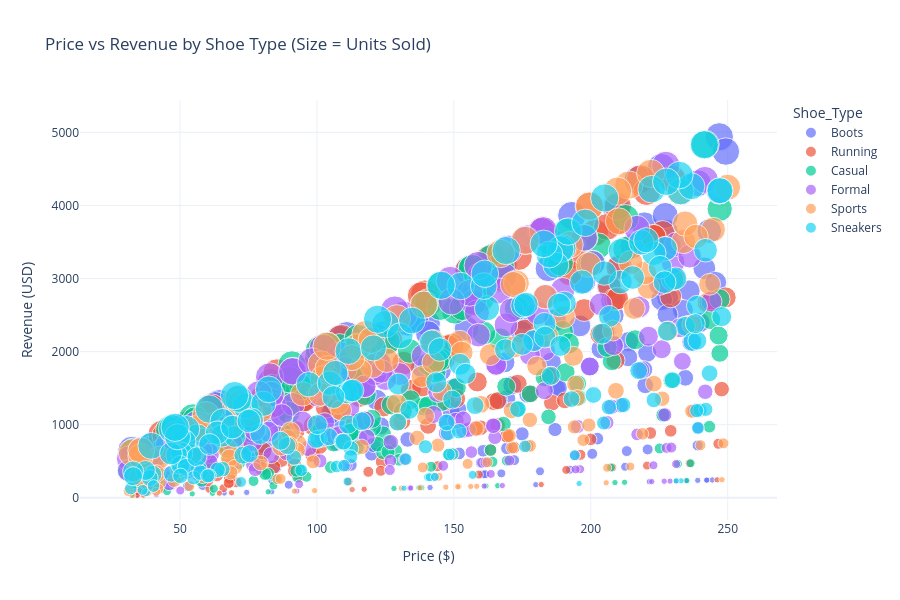
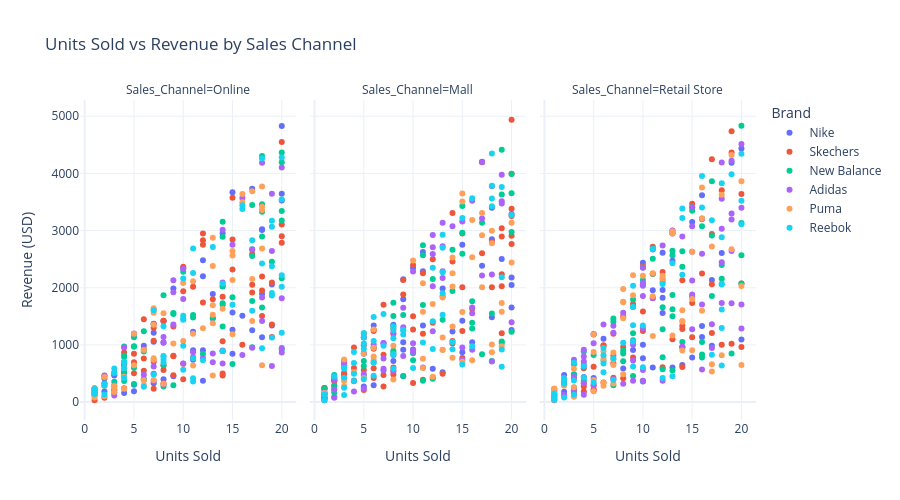
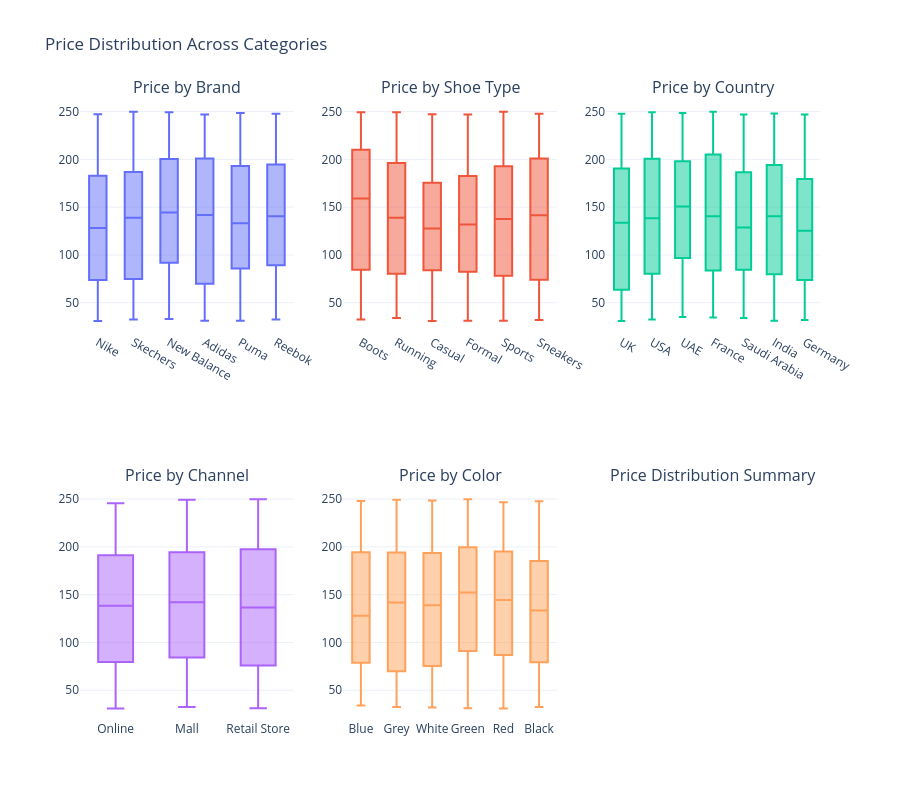
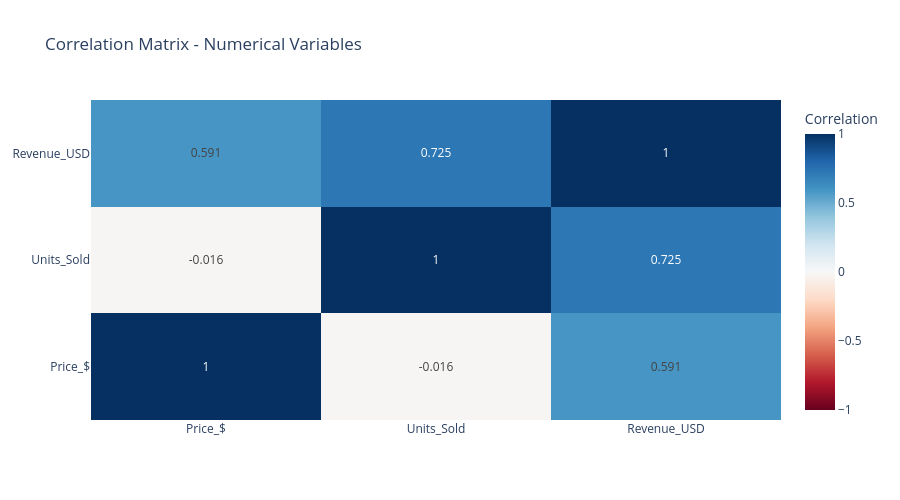

Notebook source saved alongside these figures, in order:
### Code cell
print("\n📊 BIVARIATE ANALYSIS")
print("-"*50)

# Price vs Revenue Relationship
fig = px.scatter(df, x='Price_$', y='Revenue_USD', 
                 color='Shoe_Type', size='Units_Sold',
                 hover_data=['Brand', 'Country', 'Sales_Channel'],
                 title='Price vs Revenue by Shoe Type (Size = Units Sold)',
                 labels={'Price_$': 'Price ($)', 'Revenue_USD': 'Revenue (USD)'})
fig.update_layout(height=600)
fig.show()

# Units Sold vs Revenue
fig = px.scatter(df, x='Units_Sold', y='Revenue_USD', 
                 color='Brand', facet_col='Sales_Channel',
                 title='Units Sold vs Revenue by Sales Channel',
                 labels={'Units_Sold': 'Units Sold', 'Revenue_USD': 'Revenue (USD)'})
fig.update_layout(height=500)
fig.show()

# Price Distribution by Category
fig = make_subplots(rows=2, cols=3, 
                    subplot_titles=['Price by Brand', 'Price by Shoe Type', 'Price by Country',
                                   'Price by Channel', 'Price by Color', 'Price Distribution Summary'])

for i, (col, row, col_num) in enumerate([
    ('Brand', 1, 1), ('Shoe_Type', 1, 2), ('Country', 1, 3),
    ('Sales_Channel', 2, 1), ('Color', 2, 2)
]):
    fig.add_trace(go.Box(x=df[col], y=df['Price_$'], name=col), row=row, col=col_num)

fig.update_layout(height=800, showlegend=False, 
                  title='Price Distribution Across Categories')
fig.show()

# Correlation Analysis
numerical_df = df[['Price_$', 'Units_Sold', 'Revenue_USD']]

# Correlation Matrix
corr_matrix = numerical_df.corr()

fig = go.Figure(data=go.Heatmap(
    z=corr_matrix.values,
    x=corr_matrix.columns,
    y=corr_matrix.index,
    colorscale='RdBu',
    zmin=-1, zmax=1,
    text=np.round(corr_matrix.values, 3),
    texttemplate='%{text}',
    colorbar_title='Correlation'
))

fig.update_layout(title='Correlation Matrix - Numerical Variables', height=500)
fig.show()

# Pairplot-like visualization
fig = make_subplots(rows=3, cols=3,
                    subplot_titles=['Price Histogram', 'Price vs Units', 'Price vs Revenue',
                                   '', 'Units Histogram', 'Units vs Revenue',
                                   '', '', 'Revenue Histogram'])

fig.add_trace(go.Histogram(x=df['Price_$'], name='Price'), row=1, col=1)
fig.add_trace(go.Scatter(x=df['Price_$'], y=df['Units_Sold'], 
                        mode='markers', marker=dict(size=5, opacity=0.5)), row=1, col=2)
fig.add_trace(go.Scatter(x=df['Price_$'], y=df['Revenue_USD'], 
                        mode='markers', marker=dict(size=5, opacity=0.5)), row=1, col=3)
fig.add_trace(go.Histogram(x=df['Units_Sold'], name='Units'), row=2, col=2)
fig.add_trace(go.Scatter(x=df['Units_Sold'], y=df['Revenue_USD'], 
                        mode='markers', marker=dict(size=5, opacity=0.5)), row=2, col=3)
fig.add_trace(go.Histogram(x=df['Revenue_USD'], name='Revenue'), row=3, col=3)

fig.update_layout(height=800, showlegend=False, title='Pairplot Analysis')
fig.show()

print("Correlation Insights:")
print(corr_matrix)

### Figure 1 — Plotly figure (JSON) as saved in the notebook; plotly's stock layout.template omitted (floating-point values rounded to 4 significant figures; data arrays with more than 128 entries replaced by an {"elided": "..."} marker saying what was removed)
{"data": [{"customdata": {"elided": "176x3 str values"}, "hovertemplate": "Shoe_Type=Boots<br>Price ($)=%{x}<br>Revenue (USD)=%{y}<br>Units_Sold=%{marker.size}<br>Brand=%{customdata[0]}<br>Country=%{customdata[1]}<br>Sales_Channel=%{customdata[2]}<extra></extra>", "legendgroup": "Boots", "marker": {"color": "#636efa", "size": {"elided": "176 int values"}, "sizemode": "area", "sizeref": 0.05, "symbol": "circle"}, "mode": "markers", "name": "Boots", "orientation": "v", "showlegend": true, "type": "scatter", "x": {"elided": "176 float values"}, "xaxis": "x", "y": {"elided": "176 float values"}, "yaxis": "y"}, {"customdata": {"elided": "158x3 str values"}, "hovertemplate": "Shoe_Type=Running<br>Price ($)=%{x}<br>Revenue (USD)=%{y}<br>Units_Sold=%{marker.size}<br>Brand=%{customdata[0]}<br>Country=%{customdata[1]}<br>Sales_Channel=%{customdata[2]}<extra></extra>", "legendgroup": "Running", "marker": {"color": "#EF553B", "size": {"elided": "158 int values"}, "sizemode": "area", "sizeref": 0.05, "symbol": "circle"}, "mode": "markers", "name": "Running", "orientation": "v", "showlegend": true, "type": "scatter", "x": {"elided": "158 float values"}, "xaxis": "x", "y": {"elided": "158 float values"}, "yaxis": "y"}, {"customdata": {"elided": "164x3 str values"}, "hovertemplate": "Shoe_Type=Casual<br>Price ($)=%{x}<br>Revenue (USD)=%{y}<br>Units_Sold=%{marker.size}<br>Brand=%{customdata[0]}<br>Country=%{customdata[1]}<br>Sales_Channel=%{customdata[2]}<extra></extra>", "legendgroup": "Casual", "marker": {"color": "#00cc96", "size": {"elided": "164 int values"}, "sizemode": "area", "sizeref": 0.05, "symbol": "circle"}, "mode": "markers", "name": "Casual", "orientation": "v", "showlegend": true, "type": "scatter", "x": {"elided": "164 float values"}, "xaxis": "x", "y": {"elided": "164 float values"}, "yaxis": "y"}, {"customdata": {"elided": "175x3 str values"}, "hovertemplate": "Shoe_Type=Formal<br>Price ($)=%{x}<br>Revenue (USD)=%{y}<br>Units_Sold=%{marker.size}<br>Brand=%{customdata[0]}<br>Country=%{customdata[1]}<br>Sales_Channel=%{customdata[2]}<extra></extra>", "legendgroup": "Formal", "marker": {"color": "#ab63fa", "size": {"elided": "175 int values"}, "sizemode": "area", "sizeref": 0.05, "symbol": "circle"}, "mode": "markers", "name": "Formal", "orientation": "v", "showlegend": true, "type": "scatter", "x": {"elided": "175 float values"}, "xaxis": "x", "y": {"elided": "175 float values"}, "yaxis": "y"}, {"customdata": {"elided": "149x3 str values"}, "hovertemplate": "Shoe_Type=Sports<br>Price ($)=%{x}<br>Revenue (USD)=%{y}<br>Units_Sold=%{marker.size}<br>Brand=%{customdata[0]}<br>Country=%{customdata[1]}<br>Sales_Channel=%{customdata[2]}<extra></extra>", "legendgroup": "Sports", "marker": {"color": "#FFA15A", "size": {"elided": "149 int values"}, "sizemode": "area", "sizeref": 0.05, "symbol": "circle"}, "mode": "markers", "name": "Sports", "orientation": "v", "showlegend": true, "type": "scatter", "x": {"elided": "149 float values"}, "xaxis": "x", "y": {"elided": "149 float values"}, "yaxis": "y"}, {"customdata": {"elided": "178x3 str values"}, "hovertemplate": "Shoe_Type=Sneakers<br>Price ($)=%{x}<br>Revenue (USD)=%{y}<br>Units_Sold=%{marker.size}<br>Brand=%{customdata[0]}<br>Country=%{customdata[1]}<br>Sales_Channel=%{customdata[2]}<extra></extra>", "legendgroup": "Sneakers", "marker": {"color": "#19d3f3", "size": {"elided": "178 int values"}, "sizemode": "area", "sizeref": 0.05, "symbol": "circle"}, "mode": "markers", "name": "Sneakers", "orientation": "v", "showlegend": true, "type": "scatter", "x": {"elided": "178 float values"}, "xaxis": "x", "y": {"elided": "178 float values"}, "yaxis": "y"}], "layout": {"height": 600, "legend": {"itemsizing": "constant", "title": {"text": "Shoe_Type"}, "tracegroupgap": 0}, "title": {"text": "Price vs Revenue by Shoe Type (Size = Units Sold)"}, "xaxis": {"anchor": "y", "domain": [0, 1], "title": {"text": "Price ($)"}}, "yaxis": {"anchor": "x", "domain": [0, 1], "title": {"text": "Revenue (USD)"}}}}

### Figure 2 — Plotly figure (JSON) as saved in the notebook; plotly's stock layout.template omitted (floating-point values rounded to 4 significant figures)
{"data": [{"hovertemplate": "Brand=Nike<br>Sales_Channel=Online<br>Units Sold=%{x}<br>Revenue (USD)=%{y}<extra></extra>", "legendgroup": "Nike", "marker": {"color": "#636efa", "symbol": "circle"}, "mode": "markers", "name": "Nike", "orientation": "v", "showlegend": true, "type": "scatter", "x": [4, 9, 17, 1, 4, 3, 15, 7, 12, 11, 4, 8, 15, 7, 20, 7, 3, 10, 5, 15, 19, 1, 11, 7, 9, 14, 1, 13, 18, 18, 15, 4, 11, 2, 19, 7, 13, 6, 2, 20, 18, 12, 12, 8, 20, 17, 8, 16, 18, 5, 12, 4, 6], "xaxis": "x", "y": [449.6, 1985.0, 1257.0, 242.4, 507.3, 484.6, 844.6, 328.6, 2482.0, 905.1, 677.5, 398.9, 1569.0, 1055.0, 3644.0, 1214.0, 465.1, 2342.0, 191.1, 3670.0, 2058.0, 167.7, 1230.0, 1369.0, 450.6, 2951.0, 195.7, 1462.0, 3025.0, 1136.0, 1266.0, 653.4, 738.9, 414.7, 1341.0, 497.3, 1890.0, 986.0, 187.0, 3527.0, 1895.0, 2199.0, 372.2, 1036.0, 4829.0, 3733.0, 1416.0, 1512.0, 3012.0, 303.3, 904.9, 161.3, 399.5], "yaxis": "y"}, {"hovertemplate": "Brand=Nike<br>Sales_Channel=Mall<br>Units Sold=%{x}<br>Revenue (USD)=%{y}<extra></extra>", "legendgroup": "Nike", "marker": {"color": "#636efa", "symbol": "circle"}, "mode": "markers", "name": "Nike", "orientation": "v", "showlegend": false, "type": "scatter", "x": [2, 11, 9, 1, 10, 8, 11, 20, 1, 6, 9, 16, 9, 14, 18, 12, 15, 15, 11, 17, 12, 5, 5, 10, 1, 20, 13, 1, 13, 17, 5, 2, 6, 9, 3, 19, 15, 7, 1, 20, 9, 1, 20, 18, 20, 18, 1, 6, 8], "xaxis": "x2", "y": [382.1, 2626.0, 1797.0, 133.9, 2345.0, 1355.0, 1340.0, 1654.0, 61.88, 1338.0, 454.3, 1049.0, 914.3, 1237.0, 3401.0, 424.2, 1422.0, 2750.0, 2289.0, 2386.0, 585.4, 851.1, 848.6, 920.5, 156.2, 2046.0, 1987.0, 32.67, 520.0, 4202.0, 274.9, 392.3, 958.7, 2150.0, 508.1, 2503.0, 871.0, 1030.0, 242.3, 2179.0, 1047.0, 112.9, 1260.0, 2850.0, 3290.0, 1483.0, 83.5, 292.9, 719.0], "yaxis": "y2"}, {"hovertemplate": "Brand=Nike<br>Sales_Channel=Retail Store<br>Units Sold=%{x}<br>Revenue (USD)=%{y}<extra></extra>", "legendgroup": "Nike", "marker": {"color": "#636efa", "symbol": "circle"}, "mode": "markers", "name": "Nike", "orientation": "v", "showlegend": false, "type": "scatter", "x": [2, 14, 8, 9, 18, 16, 15, 10, 16, 11, 16, 11, 12, 6, 9, 10, 5, 12, 11, 3, 1, 13, 10, 4, 12, 20, 19, 1, 2, 1, 5, 17, 20, 12, 10, 15, 15, 1, 3, 13, 17, 3], "xaxis": "x3", "y": [179.4, 649.6, 589.8, 1670.0, 2610.0, 1137.0, 3149.0, 2438.0, 1332.0, 604.6, 3620.0, 2669.0, 2612.0, 1107.0, 909.5, 1002.0, 1192.0, 1826.0, 1955.0, 109.0, 117.2, 607.0, 765.2, 439.5, 1959.0, 1093.0, 4188.0, 179.9, 472.9, 131.8, 423.4, 986.9, 4437.0, 1557.0, 359.6, 778.2, 1841.0, 34.05, 160.3, 2473.0, 2136.0, 479.6], "yaxis": "y3"}, {"hovertemplate": "Brand=Skechers<br>Sales_Channel=Online<br>Units Sold=%{x}<br>Revenue (USD)=%{y}<extra></extra>", "legendgroup": "Skechers", "marker": {"color": "#EF553B", "symbol": "circle"}, "mode": "markers", "name": "Skechers", "orientation": "v", "showlegend": true, "type": "scatter", "x": [7, 8, 2, 10, 18, 6, 8, 5, 19, 20, 1, 7, 20, 5, 18, 10, 10, 17, 12, 4, 14, 9, 15, 6, 11, 1, 12, 8, 17, 1, 20, 19, 18, 14, 4, 9, 4, 7, 19, 14, 12, 13, 14, 9, 9, 6, 11, 8, 7, 17, 12, 10, 20, 14, 15, 14, 5, 16, 7, 6, 8, 3, 1, 1, 1, 15, 4], "xaxis": "x", "y": [1300.0, 560.0, 75.14, 399.5, 1953.0, 920.9, 642.7, 505.5, 2090.0, 2788.0, 137.7, 235.6, 4548.0, 846.4, 1506.0, 2369.0, 672.9, 2592.0, 2831.0, 529.7, 2028.0, 1322.0, 2846.0, 1451.0, 2016.0, 32.38, 2750.0, 1424.0, 1917.0, 158.3, 2902.0, 1356.0, 2196.0, 501.2, 642.8, 811.4, 867.7, 1074.0, 1140.0, 464.8, 2947.0, 1799.0, 1065.0, 803.1, 471.5, 549.6, 782.6, 331.2, 706.4, 2050.0, 1741.0, 1937.0, 3108.0, 1843.0, 3576.0, 889.8, 698.2, 1003.0, 1365.0, 761.8, 1423.0, 158.7, 226.8, 222.3, 231.2, 2319.0, 240.4], "yaxis": "y"}, {"hovertemplate": "Brand=Skechers<br>Sales_Channel=Mall<br>Units Sold=%{x}<br>Revenue (USD)=%{y}<extra></extra>", "legendgroup": "Skechers", "marker": {"color": "#EF553B", "symbol": "circle"}, "mode": "markers", "name": "Skechers", "orientation": "v", "showlegend": false, "type": "scatter", "x": [4, 4, 3, 7, 14, 2, 11, 6, 3, 17, 19, 8, 3, 11, 10, 6, 15, 3, 13, 8, 11, 8, 3, 15, 7, 20, 10, 9, 14, 2, 6, 1, 3, 10, 5, 20, 9, 6, 7, 5, 10, 1, 19, 15, 6, 8, 18, 16, 1, 19, 18, 5, 12, 1, 5, 19, 4, 7, 19, 20, 14, 13, 15, 20, 17, 8, 5, 20, 12, 14, 20, 2], "xaxis": "x2", "y": [956.6, 377.1, 481.0, 472.6, 2460.0, 288.8, 1197.0, 590.5, 492.3, 4196.0, 3040.0, 482.0, 683.0, 2253.0, 334.0, 932.5, 770.7, 432.1, 1852.0, 1192.0, 391.4, 545.0, 720.2, 2951.0, 272.7, 2763.0, 1500.0, 2134.0, 1023.0, 90.52, 1245.0, 247.9, 717.0, 1271.0, 561.7, 4938.0, 1881.0, 1266.0, 1704.0, 212.0, 2399.0, 151.4, 2026.0, 1242.0, 420.1, 603.1, 2007.0, 1633.0, 246.1, 2897.0, 2804.0, 996.5, 2498.0, 66.14, 1133.0, 1204.0, 597.6, 827.3, 2238.0, 3382.0, 1067.0, 494.5, 2008.0, 2907.0, 2603.0, 1279.0, 1193.0, 3254.0, 1388.0, 3305.0, 3992.0, 362.9], "yaxis": "y2"}, {"hovertemplate": "Brand=Skechers<br>Sales_Channel=Retail Store<br>Units Sold=%{x}<br>Revenue (USD)=%{y}<extra></extra>", "legendgroup": "Skechers", "marker": {"color": "#EF553B", "symbol": "circle"}, "mode": "markers", "name": "Skechers", "orientation": "v", "showlegend": false, "type": "scatter", "x": [7, 6, 5, 7, 7, 3, 5, 19, 19, 17, 14, 20, 14, 15, 12, 13, 3, 5, 10, 15, 18, 8, 4, 1, 17, 10, 12, 17, 17, 14, 18, 6, 11, 4, 8, 14, 9, 5, 1, 16, 4, 2, 11, 7, 6, 20, 4, 1, 19, 10, 8, 15, 9, 2, 5, 20, 14], "xaxis": "x3", "y": [678.5, 987.7, 201.1, 808.6, 427.0, 415.9, 620.3, 1021.0, 4364.0, 1208.0, 957.0, 3640.0, 2130.0, 3469.0, 608.2, 1098.0, 204.3, 1184.0, 1244.0, 1734.0, 1004.0, 418.0, 184.0, 54.46, 2938.0, 1586.0, 2276.0, 2061.0, 4249.0, 1278.0, 3706.0, 996.1, 2717.0, 272.6, 962.3, 615.2, 1717.0, 223.2, 74.36, 2250.0, 324.4, 334.7, 2238.0, 1197.0, 344.6, 2075.0, 592.9, 231.3, 4737.0, 2382.0, 1500.0, 1136.0, 780.7, 313.7, 300.6, 964.4, 1335.0], "yaxis": "y3"}, {"hovertemplate": "Brand=New Balance<br>Sales_Channel=Online<br>Units Sold=%{x}<br>Revenue (USD)=%{y}<extra></extra>", "legendgroup": "New Balance", "marker": {"color": "#00cc96", "symbol": "circle"}, "mode": "markers", "name": "New Balance", "orientation": "v", "showlegend": true, "type": "scatter", "x": [17, 15, 17, 3, 4, 14, 20, 6, 17, 8, 17, 5, 18, 15, 20, 11, 9, 20, 4, 5, 5, 14, 14, 11, 20, 4, 18, 18, 5, 8, 14, 3, 18, 4, 5, 3, 6, 13, 5, 20, 20, 17, 4, 10, 12, 2, 19, 6, 14, 8, 9, 14, 9, 18], "xaxis": "x", "y": [3447.0, 664.6, 2555.0, 212.0, 973.2, 2891.0, 3343.0, 392.8, 958.3, 1867.0, 2673.0, 599.9, 3462.0, 1835.0, 4364.0, 1478.0, 1542.0, 3177.0, 368.0, 975.7, 1135.0, 1323.0, 3154.0, 1522.0, 924.8, 520.0, 1653.0, 4304.0, 1189.0, 642.4, 2023.0, 356.3, 3328.0, 809.6, 317.1, 216.9, 883.1, 1469.0, 970.0, 2167.0, 4195.0, 1769.0, 789.0, 2279.0, 839.4, 327.0, 2454.0, 1240.0, 1697.0, 274.7, 295.7, 1730.0, 1560.0, 2897.0], "yaxis": "y"}, {"hovertemplate": "Brand=New Balance<br>Sales_Channel=Mall<br>Units Sold=%{x}<br>Revenue (USD)=%{y}<extra></extra>", "legendgroup": "New Balance", "marker": {"color": "#00cc96", "symbol": "circle"}, "mode": "markers", "name": "New Balance", "orientation": "v", "showlegend": false, "type": "scatter", "x": [1, 3, 10, 5, 14, 15, 20, 10, 9, 2, 16, 15, 9, 13, 17, 20, 11, 15, 2, 14, 20, 2, 8, 18, 2, 11, 8, 16, 12, 17, 2, 18, 19, 19, 16, 20, 12, 1, 11, 1, 19, 11, 8, 5, 2, 5, 8, 8, 19], "xaxis": "x2", "y": [161.7, 639.4, 731.2, 459.1, 2665.0, 2961.0, 2973.0, 853.9, 1522.0, 472.2, 1388.0, 2594.0, 455.5, 1442.0, 3135.0, 3988.0, 374.1, 3428.0, 282.3, 1943.0, 1229.0, 223.1, 1331.0, 719.1, 428.9, 2742.0, 1740.0, 1762.0, 2153.0, 835.0, 168.2, 1548.0, 1059.0, 1032.0, 1287.0, 3653.0, 407.8, 232.9, 2570.0, 221.4, 4415.0, 1697.0, 897.0, 629.8, 425.1, 720.8, 866.0, 1506.0, 3632.0], "yaxis": "y2"}, {"hovertemplate": "Brand=New Balance<br>Sales_Channel=Retail Store<br>Units Sold=%{x}<br>Revenue (USD)=%{y}<extra></extra>", "legendgroup": "New Balance", "marker": {"color": "#00cc96", "symbol": "circle"}, "mode": "markers", "name": "New Balance", "orientation": "v", "showlegend": false, "type": "scatter", "x": [3, 9, 4, 4, 15, 20, 13, 10, 12, 12, 15, 17, 3, 8, 3, 20, 13, 17, 16, 9, 7, 6, 14, 11, 13, 9, 16, 7, 18, 7, 16, 13, 5, 3, 13, 12, 20, 13, 13, 9, 20, 14, 10, 13, 12, 8, 16, 19, 14, 16, 18, 12, 17, 9, 1, 10, 8, 11, 2, 10], "xaxis": "x3", "y": [486.8, 1796.0, 375.0, 886.9, 3407.0, 4835.0, 2568.0, 2138.0, 784.6, 1660.0, 3345.0, 1855.0, 662.3, 901.0, 255.2, 3132.0, 1500.0, 2916.0, 834.7, 457.0, 1464.0, 724.7, 2366.0, 2246.0, 554.6, 1668.0, 778.6, 1407.0, 2396.0, 296.7, 1052.0, 2995.0, 824.8, 230.6, 2955.0, 575.9, 2569.0, 2647.0, 1625.0, 1204.0, 2074.0, 2638.0, 2356.0, 1874.0, 1274.0, 850.6, 3076.0, 850.4, 1052.0, 3210.0, 2159.0, 2100.0, 3862.0, 1081.0, 137.2, 2060.0, 712.9, 2508.0, 384.7, 368.6], "yaxis": "y3"}, {"hovertemplate": "Brand=Adidas<br>Sales_Channel=Online<br>Units Sold=%{x}<br>Revenue (USD)=%{y}<extra></extra>", "legendgroup": "Adidas", "marker": {"color": "#ab63fa", "symbol": "circle"}, "mode": "markers", "name": "Adidas", "orientation": "v", "showlegend": true, "type": "scatter", "x": [14, 16, 9, 18, 14, 3, 11, 17, 3, 5, 20, 20, 9, 19, 10, 17, 19, 7, 4, 14, 15, 1, 14, 8, 3, 8, 10, 20, 20, 8, 13, 2, 13, 10, 16, 18, 6, 12, 18, 7, 9, 2, 4, 19, 2], "xaxis": "x", "y": [900.5, 823.8, 2130.0, 1828.0, 2091.0, 288.6, 872.7, 2668.0, 516.0, 1199.0, 4101.0, 945.2, 1357.0, 630.2, 1803.0, 952.0, 3643.0, 368.8, 956.5, 677.2, 2754.0, 112.8, 3014.0, 1048.0, 117.0, 309.2, 2326.0, 868.8, 1818.0, 1141.0, 696.5, 321.2, 849.5, 676.0, 3568.0, 4187.0, 476.5, 769.8, 1419.0, 622.8, 1923.0, 462.3, 607.7, 2641.0, 463.6], "yaxis": "y"}, {"hovertemplate": "Brand=Adidas<br>Sales_Channel=Mall<br>Units Sold=%{x}<br>Revenue (USD)=%{y}<extra></extra>", "legendgroup": "Adidas", "marker": {"color": "#ab63fa", "symbol": "circle"}, "mode": "markers", "name": "Adidas", "orientation": "v", "showlegend": false, "type": "scatter", "x": [12, 9, 17, 16, 5, 10, 18, 7, 2, 18, 3, 12, 9, 7, 4, 19, 13, 12, 1, 5, 18, 10, 12, 17, 16, 13, 14, 8, 15, 6, 2, 7, 15, 16, 19, 13, 2, 7, 15, 17, 11, 12, 1, 13, 9, 20, 5, 8, 10, 10, 16, 4, 19], "xaxis": "x2", "y": [2921.0, 1309.0, 2216.0, 1552.0, 492.9, 1028.0, 2231.0, 552.0, 76.24, 3776.0, 675.5, 2026.0, 1648.0, 764.7, 366.4, 3511.0, 3139.0, 2590.0, 166.0, 239.5, 711.0, 2282.0, 2710.0, 4198.0, 3524.0, 2169.0, 3076.0, 543.3, 742.6, 1009.0, 222.3, 583.4, 954.5, 917.6, 3975.0, 2725.0, 388.9, 1032.0, 3160.0, 3211.0, 604.0, 1240.0, 68.81, 2288.0, 806.0, 1398.0, 1132.0, 1212.0, 902.9, 877.0, 1656.0, 186.1, 3474.0], "yaxis": "y2"}, {"hovertemplate": "Brand=Adidas<br>Sales_Channel=Retail Store<br>Units Sold=%{x}<br>Revenue (USD)=%{y}<extra></extra>", "legendgroup": "Adidas", "marker": {"color": "#ab63fa", "symbol": "circle"}, "mode": "markers", "name": "Adidas", "orientation": "v", "showlegend": false, "type": "scatter", "x": [3, 7, 13, 18, 16, 7, 20, 15, 15, 17, 9, 4, 12, 4, 4, 12, 1, 9, 11, 13, 7, 20, 20, 15, 17, 15, 11, 8, 4, 18, 14, 8, 10, 18, 10, 6, 3, 19, 10, 10, 10, 4, 2, 5, 14, 19, 4, 15, 18, 16, 2, 15, 18, 19, 10, 9, 20, 10, 14, 16, 9, 19, 3, 3, 16, 19, 5], "xaxis": "x3", "y": [103.6, 397.9, 2949.0, 4191.0, 3198.0, 1334.0, 3400.0, 2128.0, 1273.0, 1363.0, 372.0, 711.5, 2737.0, 653.6, 128.1, 373.3, 91.77, 1003.0, 1818.0, 3002.0, 1211.0, 4516.0, 1288.0, 2629.0, 944.2, 1882.0, 1820.0, 319.8, 916.7, 3031.0, 2895.0, 1562.0, 2037.0, 3556.0, 561.4, 1356.0, 438.3, 1729.0, 2352.0, 2083.0, 1291.0, 799.6, 124.7, 291.8, 965.2, 4222.0, 328.8, 3409.0, 2445.0, 1708.0, 121.5, 3074.0, 1733.0, 3194.0, 373.8, 1057.0, 1708.0, 1856.0, 968.4, 569.3, 727.6, 3298.0, 739.7, 203.3, 2594.0, 2645.0, 1029.0], "yaxis": "y3"}, {"hovertemplate": "Brand=Puma<br>Sales_Channel=Online<br>Units Sold=%{x}<br>Revenue (USD)=%{y}<extra></extra>", "legendgroup": "Puma", "marker": {"color": "#FFA15A", "symbol": "circle"}, "mode": "markers", "name": "Puma", "orientation": "v", "showlegend": true, "type": "scatter", "x": [4, 1, 18, 15, 10, 18, 16, 18, 1, 17, 14, 2, 7, 10, 4, 17, 13, 6, 8, 16, 13, 7, 1, 2, 5, 13, 15, 13, 12, 1, 5, 2, 9, 3, 11, 1, 11, 15, 7, 8, 3, 17, 7, 7, 4, 13, 7, 6, 11, 13, 18, 18, 15, 3, 7, 6, 1], "xaxis": "x", "y": [442.4, 212.3, 3769.0, 2135.0, 1068.0, 3415.0, 3638.0, 3360.0, 82.19, 3686.0, 1631.0, 281.2, 1351.0, 2082.0, 231.8, 2152.0, 2380.0, 911.8, 321.0, 3495.0, 465.8, 1561.0, 234.8, 100.2, 643.3, 2874.0, 1188.0, 1693.0, 1293.0, 244.4, 1195.0, 441.1, 1024.0, 175.3, 1197.0, 228.9, 639.9, 2565.0, 742.4, 1556.0, 256.6, 1417.0, 386.8, 1642.0, 598.3, 1379.0, 1609.0, 382.4, 2112.0, 1526.0, 645.1, 2685.0, 2645.0, 280.5, 765.9, 300.9, 128.1], "yaxis": "y"}, {"hovertemplate": "Brand=Puma<br>Sales_Channel=Mall<br>Units Sold=%{x}<br>Revenue (USD)=%{y}<extra></extra>", "legendgroup": "Puma", "marker": {"color": "#FFA15A", "symbol": "circle"}, "mode": "markers", "name": "Puma", "orientation": "v", "showlegend": false, "type": "scatter", "x": [13, 12, 14, 8, 14, 12, 11, 8, 19, 19, 10, 14, 11, 19, 16, 11, 15, 6, 18, 8, 18, 3, 3, 4, 16, 15, 6, 16, 14, 15, 13, 17, 15, 1, 18, 18, 20, 3, 6, 14, 17, 13, 17, 11, 6, 13, 5, 20, 5], "xaxis": "x2", "y": [914.5, 1718.0, 2527.0, 395.8, 776.9, 442.9, 596.3, 834.2, 1735.0, 1581.0, 2478.0, 1324.0, 1579.0, 978.9, 730.6, 759.4, 1575.0, 1271.0, 873.0, 986.6, 1005.0, 278.6, 745.4, 528.0, 2534.0, 706.5, 798.7, 3187.0, 2022.0, 3508.0, 1830.0, 3309.0, 3649.0, 161.0, 2996.0, 2778.0, 3136.0, 369.9, 733.0, 2254.0, 2009.0, 910.3, 2919.0, 2078.0, 949.6, 1132.0, 846.9, 2443.0, 421.1], "yaxis": "y2"}, {"hovertemplate": "Brand=Puma<br>Sales_Channel=Retail Store<br>Units Sold=%{x}<br>Revenue (USD)=%{y}<extra></extra>", "legendgroup": "Puma", "marker": {"color": "#FFA15A", "symbol": "circle"}, "mode": "markers", "name": "Puma", "orientation": "v", "showlegend": false, "type": "scatter", "x": [14, 2, 8, 3, 7, 20, 15, 9, 16, 8, 17, 5, 13, 6, 17, 12, 2, 15, 18, 7, 14, 1, 5, 17, 1, 5, 11, 13, 19, 5, 18, 1, 16, 14, 7, 12, 3, 11, 8, 12, 6, 1, 15, 1, 13, 1, 6, 7, 6, 3, 16, 14, 20, 8, 9, 19, 8, 11, 10, 20, 1], "xaxis": "x3", "y": [900.5, 415.7, 1977.0, 93.63, 324.0, 2031.0, 1804.0, 1869.0, 1599.0, 1755.0, 536.0, 1187.0, 2988.0, 887.2, 662.5, 2149.0, 285.3, 2628.0, 3628.0, 869.4, 1606.0, 205.6, 189.6, 2720.0, 36.71, 387.4, 2254.0, 1165.0, 2673.0, 874.5, 819.5, 130.8, 3213.0, 1404.0, 750.4, 2211.0, 582.4, 1853.0, 1464.0, 2168.0, 757.4, 138.3, 908.1, 181.9, 2950.0, 147.1, 338.1, 649.0, 285.9, 260.2, 3751.0, 1417.0, 3861.0, 485.1, 2220.0, 4324.0, 1746.0, 1157.0, 2211.0, 648.4, 239.1], "yaxis": "y3"}, {"hovertemplate": "Brand=Reebok<br>Sales_Channel=Online<br>Units Sold=%{x}<br>Revenue (USD)=%{y}<extra></extra>", "legendgroup": "Reebok", "marker": {"color": "#19d3f3", "symbol": "circle"}, "mode": "markers", "name": "Reebok", "orientation": "v", "showlegend": true, "type": "scatter", "x": [19, 17, 20, 3, 3, 10, 20, 8, 4, 4, 18, 4, 11, 7, 8, 8, 16, 19, 20, 2, 19, 10, 1, 14, 19, 13, 8, 19, 17, 2, 8, 4, 10, 11, 20, 4, 2, 20, 14, 11, 16, 7, 18, 10, 10, 11, 1, 1, 11, 6, 15, 12, 10, 18, 19], "xaxis": "x", "y": [2376.0, 1599.0, 1214.0, 510.8, 588.7, 1441.0, 2218.0, 804.6, 687.8, 420.1, 941.8, 703.9, 2685.0, 482.7, 797.8, 744.3, 3376.0, 3174.0, 4278.0, 131.7, 1908.0, 1509.0, 208.8, 2071.0, 1864.0, 2715.0, 1328.0, 1130.0, 2830.0, 286.2, 694.5, 707.4, 565.4, 418.8, 2017.0, 592.6, 318.2, 3542.0, 895.4, 768.6, 3443.0, 1606.0, 4262.0, 985.8, 2162.0, 2259.0, 141.3, 235.1, 361.7, 266.8, 1703.0, 729.8, 1456.0, 2425.0, 3065.0], "yaxis": "y"}, {"hovertemplate": "Brand=Reebok<br>Sales_Channel=Mall<br>Units Sold=%{x}<br>Revenue (USD)=%{y}<extra></extra>", "legendgroup": "Reebok", "marker": {"color": "#19d3f3", "symbol": "circle"}, "mode": "markers", "name": "Reebok", "orientation": "v", "showlegend": false, "type": "scatter", "x": [6, 20, 9, 3, 7, 15, 13, 5, 13, 5, 7, 18, 5, 13, 4, 19, 3, 13, 8, 5, 8, 8, 12, 19, 4, 12, 19, 18, 6, 16, 6, 8, 1, 9, 1, 8, 4, 4, 3, 10, 6, 14, 6, 5, 18, 2, 15, 3, 13, 16, 8, 9, 14, 11, 19, 3, 12, 18], "xaxis": "x2", "y": [460.3, 3273.0, 1250.0, 601.6, 1539.0, 659.7, 2927.0, 934.5, 2701.0, 1132.0, 984.1, 3424.0, 399.1, 1905.0, 685.0, 921.7, 582.7, 2271.0, 583.6, 1210.0, 834.9, 1317.0, 1412.0, 2184.0, 875.4, 2352.0, 617.5, 4350.0, 1066.0, 3566.0, 697.7, 818.6, 134.3, 1182.0, 34.42, 1117.0, 369.7, 494.4, 425.0, 595.7, 1487.0, 924.0, 686.8, 1023.0, 3559.0, 445.8, 3218.0, 126.2, 1529.0, 975.8, 1262.0, 1264.0, 1051.0, 1043.0, 3762.0, 251.9, 927.5, 3784.0], "yaxis": "y2"}, {"hovertemplate": "Brand=Reebok<br>Sales_Channel=Retail Store<br>Units Sold=%{x}<br>Revenue (USD)=%{y}<extra></extra>", "legendgroup": "Reebok", "marker": {"color": "#19d3f3", "symbol": "circle"}, "mode": "markers", "name": "Reebok", "orientation": "v", "showlegend": false, "type": "scatter", "x": [3, 14, 6, 18, 1, 9, 1, 18, 20, 10, 9, 1, 17, 10, 6, 12, 16, 3, 14, 11, 1, 11, 4, 6, 13, 9, 12, 20, 9, 6, 18, 4, 3, 14, 18, 8, 7, 17, 18, 1, 2, 9, 16, 19, 13, 18, 7, 2, 5, 18, 20, 2], "xaxis": "x3", "y": [128.3, 3221.0, 521.6, 640.6, 99.16, 1662.0, 92.66, 2071.0, 4345.0, 608.2, 1344.0, 41.37, 3183.0, 1342.0, 674.5, 421.4, 3953.0, 688.2, 3387.0, 2677.0, 151.8, 2676.0, 428.5, 819.6, 2430.0, 2033.0, 2065.0, 3111.0, 1058.0, 947.2, 3829.0, 625.5, 379.8, 2226.0, 2881.0, 1036.0, 768.1, 829.3, 1295.0, 64.35, 412.0, 623.5, 3402.0, 3987.0, 454.2, 1618.0, 391.4, 322.9, 342.9, 2057.0, 3520.0, 82.62], "yaxis": "y3"}], "layout": {"annotations": [{"font": {}, "showarrow": false, "text": "Sales_Channel=Online", "x": 0.16, "xanchor": "center", "xref": "paper", "y": 1, "yanchor": "bottom", "yref": "paper"}, {"font": {}, "showarrow": false, "text": "Sales_Channel=Mall", "x": 0.5, "xanchor": "center", "xref": "paper", "y": 1, "yanchor": "bottom", "yref": "paper"}, {"font": {}, "showarrow": false, "text": "Sales_Channel=Retail Store", "x": 0.84, "xanchor": "center", "xref": "paper", "y": 1, "yanchor": "bottom", "yref": "paper"}], "height": 500, "legend": {"title": {"text": "Brand"}, "tracegroupgap": 0}, "title": {"text": "Units Sold vs Revenue by Sales Channel"}, "xaxis": {"anchor": "y", "domain": [0, 0.32], "title": {"text": "Units Sold"}}, "xaxis2": {"anchor": "y2", "domain": [0.34, 0.66], "matches": "x", "title": {"text": "Units Sold"}}, "xaxis3": {"anchor": "y3", "domain": [0.68, 1.0], "matches": "x", "title": {"text": "Units Sold"}}, "yaxis": {"anchor": "x", "domain": [0, 1], "title": {"text": "Revenue (USD)"}}, "yaxis2": {"anchor": "x2", "domain": [0, 1], "matches": "y", "showticklabels": false}, "yaxis3": {"anchor": "x3", "domain": [0, 1], "matches": "y", "showticklabels": false}}}

### Figure 3 — Plotly figure (JSON) as saved in the notebook; plotly's stock layout.template omitted (floating-point values rounded to 4 significant figures; data arrays with more than 128 entries replaced by an {"elided": "..."} marker saying what was removed)
{"data": [{"name": "Brand", "type": "box", "x": {"elided": "1000 str values"}, "xaxis": "x", "y": {"elided": "1000 float values"}, "yaxis": "y"}, {"name": "Shoe_Type", "type": "box", "x": {"elided": "1000 str values"}, "xaxis": "x2", "y": {"elided": "1000 float values"}, "yaxis": "y2"}, {"name": "Country", "type": "box", "x": {"elided": "1000 str values"}, "xaxis": "x3", "y": {"elided": "1000 float values"}, "yaxis": "y3"}, {"name": "Sales_Channel", "type": "box", "x": {"elided": "1000 str values"}, "xaxis": "x4", "y": {"elided": "1000 float values"}, "yaxis": "y4"}, {"name": "Color", "type": "box", "x": {"elided": "1000 str values"}, "xaxis": "x5", "y": {"elided": "1000 float values"}, "yaxis": "y5"}], "layout": {"annotations": [{"font": {"size": 16}, "showarrow": false, "text": "Price by Brand", "x": 0.1444, "xanchor": "center", "xref": "paper", "y": 1, "yanchor": "bottom", "yref": "paper"}, {"font": {"size": 16}, "showarrow": false, "text": "Price by Shoe Type", "x": 0.5, "xanchor": "center", "xref": "paper", "y": 1, "yanchor": "bottom", "yref": "paper"}, {"font": {"size": 16}, "showarrow": false, "text": "Price by Country", "x": 0.8556, "xanchor": "center", "xref": "paper", "y": 1, "yanchor": "bottom", "yref": "paper"}, {"font": {"size": 16}, "showarrow": false, "text": "Price by Channel", "x": 0.1444, "xanchor": "center", "xref": "paper", "y": 0.375, "yanchor": "bottom", "yref": "paper"}, {"font": {"size": 16}, "showarrow": false, "text": "Price by Color", "x": 0.5, "xanchor": "center", "xref": "paper", "y": 0.375, "yanchor": "bottom", "yref": "paper"}, {"font": {"size": 16}, "showarrow": false, "text": "Price Distribution Summary", "x": 0.8556, "xanchor": "center", "xref": "paper", "y": 0.375, "yanchor": "bottom", "yref": "paper"}], "height": 800, "showlegend": false, "title": {"text": "Price Distribution Across Categories"}, "xaxis": {"anchor": "y", "domain": [0, 0.2889]}, "xaxis2": {"anchor": "y2", "domain": [0.3556, 0.6444]}, "xaxis3": {"anchor": "y3", "domain": [0.7111, 1]}, "xaxis4": {"anchor": "y4", "domain": [0, 0.2889]}, "xaxis5": {"anchor": "y5", "domain": [0.3556, 0.6444]}, "xaxis6": {"anchor": "y6", "domain": [0.7111, 1]}, "yaxis": {"anchor": "x", "domain": [0.625, 1]}, "yaxis2": {"anchor": "x2", "domain": [0.625, 1]}, "yaxis3": {"anchor": "x3", "domain": [0.625, 1]}, "yaxis4": {"anchor": "x4", "domain": [0, 0.375]}, "yaxis5": {"anchor": "x5", "domain": [0, 0.375]}, "yaxis6": {"anchor": "x6", "domain": [0, 0.375]}}}

### Figure 4 — Plotly figure (JSON) as saved in the notebook; plotly's stock layout.template omitted (floating-point values rounded to 4 significant figures)
{"data": [{"colorbar": {"title": {"text": "Correlation"}}, "colorscale": [[0, "rgb(103,0,31)"], [0.1, "rgb(178,24,43)"], [0.2, "rgb(214,96,77)"], [0.3, "rgb(244,165,130)"], [0.4, "rgb(253,219,199)"], [0.5, "rgb(247,247,247)"], [0.6, "rgb(209,229,240)"], [0.7, "rgb(146,197,222)"], [0.8, "rgb(67,147,195)"], [0.9, "rgb(33,102,172)"], [1, "rgb(5,48,97)"]], "text": [[1.0, -0.016, 0.591], [-0.016, 1.0, 0.725], [0.591, 0.725, 1.0]], "texttemplate": "%{text}", "type": "heatmap", "x": ["Price_$", "Units_Sold", "Revenue_USD"], "y": ["Price_$", "Units_Sold", "Revenue_USD"], "z": [[1.0, -0.01569, 0.591], [-0.01569, 1.0, 0.7252], [0.591, 0.7252, 1.0]], "zmax": 1, "zmin": -1}], "layout": {"height": 500, "title": {"text": "Correlation Matrix - Numerical Variables"}}}
